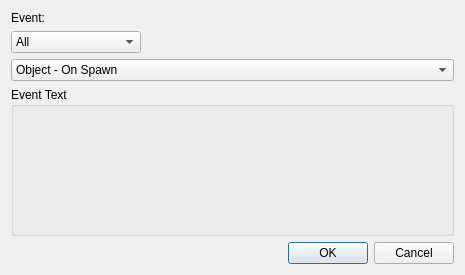
<?xml version="1.0" encoding="UTF-8"?>
<ui version="4.0">
 <class>EventDialog</class>
 <widget class="QDialog" name="EventDialog">
  <property name="geometry">
   <rect>
    <x>0</x>
    <y>0</y>
    <width>465</width>
    <height>275</height>
   </rect>
  </property>
  <property name="windowTitle">
   <string>Configure Event</string>
  </property>
  <property name="windowIcon">
   <iconset resource="../qrc/editor.qrc">
    <normaloff>:/ico101.ico</normaloff>:/ico101.ico</iconset>
  </property>
  <layout class="QVBoxLayout" name="verticalLayout">
   <item>
    <widget class="QLabel" name="label">
     <property name="text">
      <string>Event:</string>
     </property>
    </widget>
   </item>
   <item>
    <layout class="QHBoxLayout" name="horizontalLayout">
     <item>
      <widget class="QComboBox" name="comboBox">
       <property name="minimumSize">
        <size>
         <width>130</width>
         <height>0</height>
        </size>
       </property>
       <item>
        <property name="text">
         <string>All</string>
        </property>
       </item>
       <item>
        <property name="text">
         <string>Object</string>
        </property>
       </item>
       <item>
        <property name="text">
         <string>Unit</string>
        </property>
       </item>
      </widget>
     </item>
     <item>
      <spacer name="horizontalSpacer">
       <property name="orientation">
        <enum>Qt::Horizontal</enum>
       </property>
       <property name="sizeHint" stdset="0">
        <size>
         <width>40</width>
         <height>20</height>
        </size>
       </property>
      </spacer>
     </item>
    </layout>
   </item>
   <item>
    <widget class="QComboBox" name="eventBox">
     <property name="sizePolicy">
      <sizepolicy hsizetype="Preferred" vsizetype="Fixed">
       <horstretch>1</horstretch>
       <verstretch>0</verstretch>
      </sizepolicy>
     </property>
     <item>
      <property name="text">
       <string>Object - On Spawn</string>
      </property>
     </item>
     <item>
      <property name="text">
       <string>Object - On Despawn</string>
      </property>
     </item>
     <item>
      <property name="text">
       <string>Unit - On Aggro</string>
      </property>
     </item>
     <item>
      <property name="text">
       <string>Unit - On Killed</string>
      </property>
     </item>
     <item>
      <property name="text">
       <string>Unit - On Kill</string>
      </property>
     </item>
     <item>
      <property name="text">
       <string>Unit - On Damaged</string>
      </property>
     </item>
     <item>
      <property name="text">
       <string>Unit - On Healed</string>
      </property>
     </item>
     <item>
      <property name="text">
       <string>Unit - On Attack Swing</string>
      </property>
     </item>
     <item>
      <property name="text">
       <string>Unit - On Reset</string>
      </property>
     </item>
     <item>
      <property name="text">
       <string>Unit - On Reached Home</string>
      </property>
     </item>
     <item>
      <property name="text">
       <string>World Object - On Interaction</string>
      </property>
     </item>
     <item>
      <property name="text">
       <string>Unit - On Health Dropped Below</string>
      </property>
     </item>
     <item>
      <property name="text">
       <string>Unit - On Reached Triggered Target</string>
      </property>
     </item>
     <item>
      <property name="text">
       <string>Unit - On Spell Hit</string>
      </property>
     </item>
     <item>
      <property name="text">
       <string>Unit - On Spell Aura Removed</string>
      </property>
     </item>
     <item>
      <property name="text">
       <string>Unit - On Emote</string>
      </property>
     </item>
     <item>
      <property name="text">
       <string>Unit - On Spell Cast</string>
      </property>
     </item>
    </widget>
   </item>
   <item>
    <widget class="QGroupBox" name="groupBox">
     <property name="sizePolicy">
      <sizepolicy hsizetype="Preferred" vsizetype="Preferred">
       <horstretch>0</horstretch>
       <verstretch>1</verstretch>
      </sizepolicy>
     </property>
     <property name="title">
      <string>Event Text</string>
     </property>
     <layout class="QVBoxLayout" name="verticalLayout_2">
      <item>
       <widget class="QLabel" name="eventTextLabel">
        <property name="textFormat">
         <enum>Qt::AutoText</enum>
        </property>
        <property name="scaledContents">
         <bool>false</bool>
        </property>
        <property name="alignment">
         <set>Qt::AlignLeading|Qt::AlignLeft|Qt::AlignTop</set>
        </property>
        <property name="wordWrap">
         <bool>true</bool>
        </property>
        <property name="openExternalLinks">
         <bool>false</bool>
        </property>
       </widget>
      </item>
     </layout>
    </widget>
   </item>
   <item>
    <widget class="QDialogButtonBox" name="buttonBox">
     <property name="orientation">
      <enum>Qt::Horizontal</enum>
     </property>
     <property name="standardButtons">
      <set>QDialogButtonBox::Cancel|QDialogButtonBox::Ok</set>
     </property>
     <property name="centerButtons">
      <bool>false</bool>
     </property>
    </widget>
   </item>
  </layout>
 </widget>
 <resources>
  <include location="../qrc/editor.qrc"/>
 </resources>
 <connections>
  <connection>
   <sender>buttonBox</sender>
   <signal>accepted()</signal>
   <receiver>EventDialog</receiver>
   <slot>accept()</slot>
   <hints>
    <hint type="sourcelabel">
     <x>248</x>
     <y>254</y>
    </hint>
    <hint type="destinationlabel">
     <x>157</x>
     <y>274</y>
    </hint>
   </hints>
  </connection>
  <connection>
   <sender>buttonBox</sender>
   <signal>rejected()</signal>
   <receiver>EventDialog</receiver>
   <slot>reject()</slot>
   <hints>
    <hint type="sourcelabel">
     <x>316</x>
     <y>260</y>
    </hint>
    <hint type="destinationlabel">
     <x>286</x>
     <y>274</y>
    </hint>
   </hints>
  </connection>
 </connections>
</ui>
